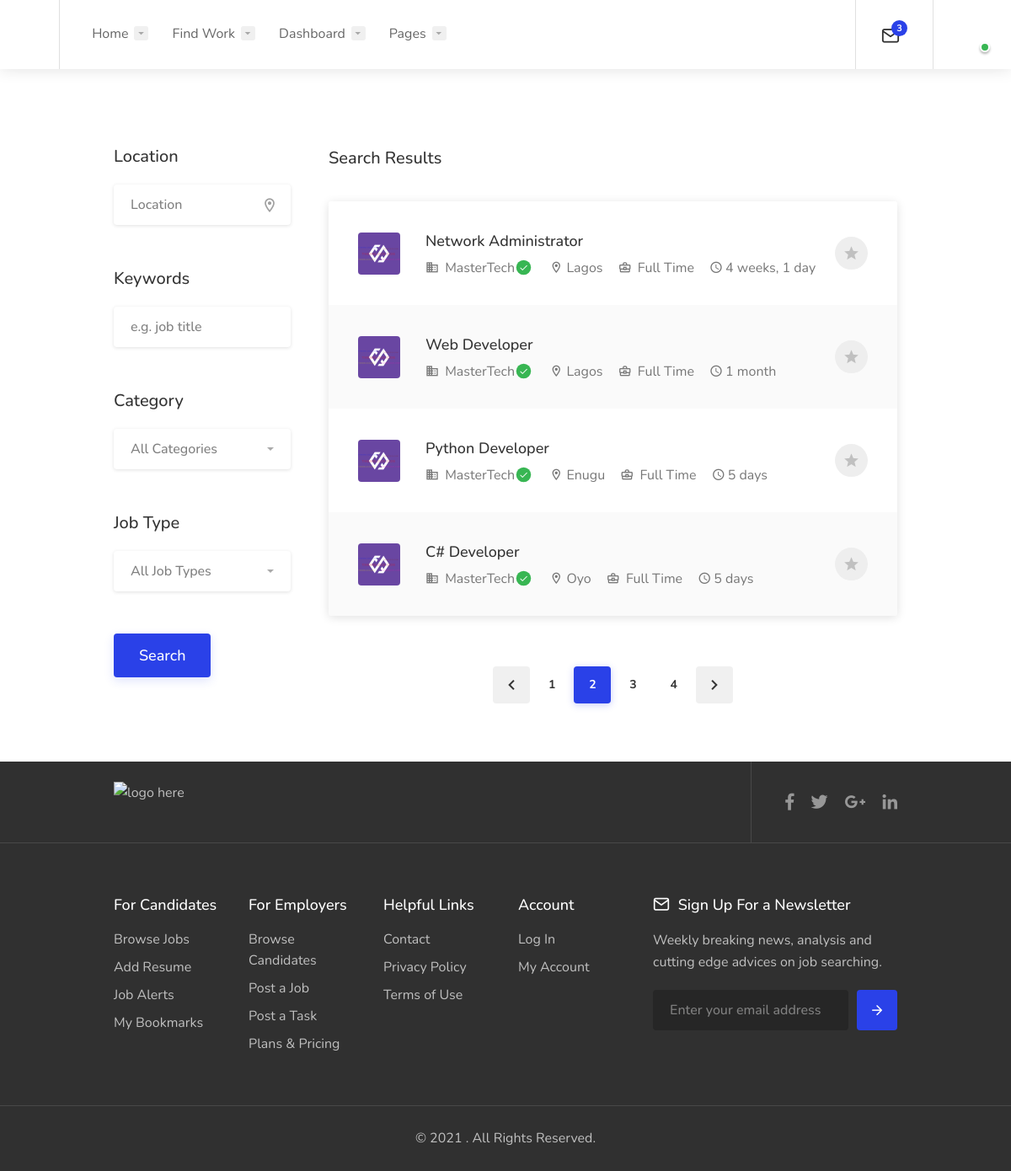
The page /job-search/ (signed in) on the database its author committed.
### techjobi/models.py (models this page shows)
class JobPost(models.Model):
    job_title = models.CharField(max_length=255, blank=True)
    job_type_choices = [
        ('Full Time', 'Full Time'),
        ('Part Time', 'Part Time'),
        ('Temporary', 'Temporary'),
    ]
    job_type = models.CharField(
        max_length=50,
        choices=job_type_choices
    )
    job_category_choices = [
        ('Hardware', 'Hardware'),
        ('Software/Web Development', 'Software/Web Development'),
        ('Data Science', 'Data Science'),
        ('Product Development-digital banking', 'Product development-digital banking'),
        ('Process ', 'Process'),
        ('Support specialist', 'Support specialist'),
    ]
    job_category = models.CharField(
        max_length=100,
        choices=job_category_choices
    )
    company_name = models.CharField(max_length=255, blank=True)
    location = models.CharField(max_length=255, blank=True)
    salary1 = models.FloatField(blank=True)
    salary2 = models.FloatField(blank=True)
    tags = models.CharField(max_length=255, blank=True)
    job_description = models.TextField( blank=True)
    file_upload = models.FileField(blank=True)
    status_choices = [
        ('Approved', 'Approved'),
        ('Expired', 'Expired'),
    ]
    status = models.CharField(
        max_length=50,
        default= 'Pending Approval',
        blank=True,
        choices=status_choices
    )
    deadline = models.DateField(null=True, blank=True )
    entry_date = models.DateField(auto_now_add=True )
    update_date = models.DateField(auto_now=True)
    class Meta:
        db_table = 'post'

### techjobi/views.py (the view, shortened to what this page needs)
# urls.py: path('job-search/', views.job_search, name='job_search'),
@login_required(login_url  ='index')
def job_search(request):
    if request.method == 'GET':
        job_listings = JobPost.objects.all()
    context = {"job_listings":job_listings, "today":today}
    return render(request, 'job/jobs-list-layout-1.html', context)

### techjobi/templates/job/jobs-list-layout-1.html (shortened to what this page needs)
{% extends "base/base.html" %}
{% load static %}
		{% block header %}
		{% include "base/header.html" %}
		{% endblock %}
		{% block content %}
		<div class="container">
			<div class="row">
				<div class="col-xl-3 col-lg-4">
					<form action="" method="post">
					<div class="sidebar-container">
						<div class="sidebar-widget">
							<h3>Location</h3>
							<div class="input-with-icon">
								<div id="autocomplete-container">
									<input id="autocomplete-input" name='job_location' type="text" placeholder="Location">
								</div>
							</div>
						</div>
						<div class="sidebar-widget">
							<h3>Keywords</h3>
							<div class="keywords-container">
								<div class="keyword-input-container">
									<input type="text" class="keyword-input" name='job_type' placeholder="e.g. job title"/>
								</div>
							</div>
						</div>
						<div class="sidebar-widget">
							<h3>Category</h3>
						</div>
						<div class="sidebar-widget">
							<h3>Job Type</h3>
						</div>
						<div class="intro-search-button">
							<button class="button ripple-effect" >Search</button>
						</div>
					</div>
				</form>
				</div>
				<div class="col-xl-9 col-lg-8 content-left-offset">
					<h3 class="page-title">Search Results</h3>
					<div class="listings-container compact-list-layout margin-top-35">
						{% for job in job_listings %}
						<a href="{% url 'job_page' job.id %}" class="job-listing">
							<div class="job-listing-details">
								<div class="job-listing-company-logo">
									<img src="images/company-logo-01.png" alt="">
								</div>
								<div class="job-listing-description">
									<h3 class="job-listing-title">{{job.job_title}}</h3>
									<div class="job-listing-footer">
										<ul>
											<li><i class="icon-material-outline-business"></i> {{job.company_name}}<div class="verified-badge" title="Verified Employer" data-tippy-placement="top"></div></li>
											<li><i class="icon-material-outline-location-on"></i> {{job.location}}</li>
											<li><i class="icon-material-outline-business-center"></i> {{job.job_type}}</li>
											<li><i class="icon-material-outline-access-time"></i>{{ job.entry_date|timesince:today }}</li>
										</ul>
									</div>
								</div>
								<span class="bookmark-icon"></span>
							</div>
						</a>
						{% endfor %}
					</div>
					<div class="row">
						<div class="col-md-12">
							<div class="pagination-container margin-top-60 margin-bottom-60">
								<nav class="pagination">
									<ul>
										<li class="pagination-arrow"><a href="#"><i class="icon-material-outline-keyboard-arrow-left"></i></a></li>
										<li><a href="#">1</a></li>
										<li><a href="#" class="current-page">2</a></li>
										<li><a href="#">3</a></li>
										<li><a href="#">4</a></li>
										<li class="pagination-arrow"><a href="#"><i class="icon-material-outline-keyboard-arrow-right"></i></a></li>
									</ul>
								</nav>
							</div>
						</div>
					</div>
				</div>
			</div>
		</div>
		{% endblock %}
	{% block footer %}
	{% include "base/footer.html" %}
	{% endblock %}

### rows shown on the page
JobPost: job_title "Network Administrator", company_name "MasterTech", location "Lagos", job_type "Full Time", entry_date "4 weeks, 1 day"
JobPost: job_title "Web Developer", company_name "MasterTech", location "Lagos", job_type "Full Time", entry_date "1 month"
JobPost: job_title "Python Developer", company_name "MasterTech", location "Enugu", job_type "Full Time", entry_date "5 days"
JobPost: job_title "C# Developer", company_name "MasterTech", location "Oyo", job_type "Full Time", entry_date "5 days"
